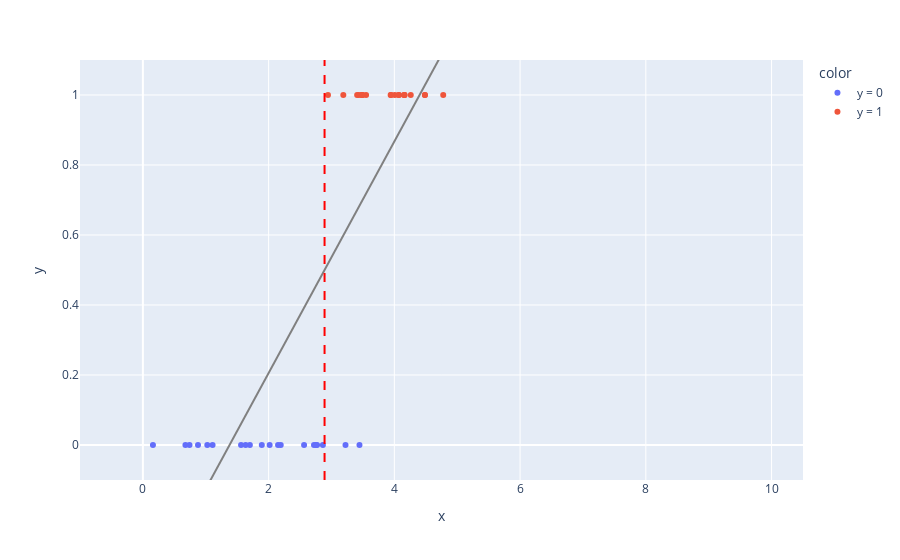

Write notebook code for a chart like this one.
### Markdown cell above
This is obviously not an optimal solution to the problem. Our true y's are
all zeros and ones, but the linear model predicts zero / one
at single, very specific, points and is wrong everywhere else - Particularly
so at the extremes where the classification should be most obvious!

You might argue that we could simply classify those predictions above 0.5 as
 one and the others zero. This can be visualised by adding a decision
 boundary to the above plot:

### Code cell
lin_reg_plot = fit_lm_and_return_plot(eg_df,
                                      show_decision_line=True)
lin_reg_plot.show()

### Figure 1 — Plotly figure (JSON) as saved in the notebook; plotly's stock layout.template omitted (floating-point values rounded to 4 significant figures)
{"data": [{"hovertemplate": "color=y = 0<br>x=%{x}<br>y=%{y}<extra></extra>", "legendgroup": "y = 0", "marker": {"color": "#636efa", "symbol": "circle"}, "mode": "markers", "name": "y = 0", "orientation": "v", "showlegend": true, "type": "scatter", "x": [2.193, 0.1602, 2.771, 2.722, 1.109, 0.7417, 2.863, 1.891, 1.025, 2.016, 2.15, 1.562, 3.223, 2.564, 0.6769, 2.751, 0.8768, 1.702, 1.634, 3.445], "xaxis": "x", "y": [0.0, 0.0, 0.0, 0.0, 0.0, 0.0, 0.0, 0.0, 0.0, 0.0, 0.0, 0.0, 0.0, 0.0, 0.0, 0.0, 0.0, 0.0, 0.0, 0.0], "yaxis": "y"}, {"hovertemplate": "color=y = 1<br>x=%{x}<br>y=%{y}<extra></extra>", "legendgroup": "y = 1", "marker": {"color": "#EF553B", "symbol": "circle"}, "mode": "markers", "name": "y = 1", "orientation": "v", "showlegend": true, "type": "scatter", "x": [4.162, 4.156, 4.075, 3.188, 3.948, 3.941, 4.006, 4.16, 3.481, 3.55, 2.944, 4.261, 3.49, 4.067, 4.777, 3.408, 3.436, 3.493, 4.486, 4.487], "xaxis": "x", "y": [1.0, 1.0, 1.0, 1.0, 1.0, 1.0, 1.0, 1.0, 1.0, 1.0, 1.0, 1.0, 1.0, 1.0, 1.0, 1.0, 1.0, 1.0, 1.0, 1.0], "yaxis": "y"}, {"line": {"color": "gray"}, "mode": "lines", "showlegend": false, "type": "scatter", "x": [0.0, 0.1, 0.2, 0.3, 0.4, 0.5, 0.6, 0.7, 0.8, 0.9, 1.0, 1.1, 1.2, 1.3, 1.4, 1.5, 1.6, 1.7, 1.8, 1.9, 2.0, 2.1, 2.2, 2.3, 2.4, 2.5, 2.6, 2.7, 2.8, 2.9, 3.0, 3.1, 3.2, 3.3, 3.4, 3.5, 3.6, 3.7, 3.8, 3.9, 4.0, 4.1, 4.2, 4.3, 4.4, 4.5, 4.6, 4.7, 4.8, 4.9, 5.0, 5.1, 5.2, 5.3, 5.4, 5.5, 5.6, 5.7, 5.8, 5.9, 6.0, 6.1, 6.2, 6.3, 6.4, 6.5, 6.6, 6.7, 6.8, 6.9, 7.0, 7.1, 7.2, 7.3, 7.4, 7.5, 7.6, 7.7, 7.8, 7.9, 8.0, 8.1, 8.2, 8.3, 8.4, 8.5, 8.6, 8.7, 8.8, 8.9, 9.0, 9.1, 9.2, 9.3, 9.4, 9.5, 9.6, 9.7, 9.8, 9.9], "y": [-0.4561, -0.423, -0.39, -0.3569, -0.3238, -0.2907, -0.2576, -0.2245, -0.1914, -0.1584, -0.1253, -0.09219, -0.05911, -0.02602, 0.007065, 0.04015, 0.07324, 0.1063, 0.1394, 0.1725, 0.2056, 0.2387, 0.2717, 0.3048, 0.3379, 0.371, 0.4041, 0.4372, 0.4703, 0.5033, 0.5364, 0.5695, 0.6026, 0.6357, 0.6688, 0.7019, 0.7349, 0.768, 0.8011, 0.8342, 0.8673, 0.9004, 0.9335, 0.9665, 0.9996, 1.033, 1.066, 1.099, 1.132, 1.165, 1.198, 1.231, 1.264, 1.297, 1.33, 1.364, 1.397, 1.43, 1.463, 1.496, 1.529, 1.562, 1.595, 1.628, 1.661, 1.694, 1.728, 1.761, 1.794, 1.827, 1.86, 1.893, 1.926, 1.959, 1.992, 2.025, 2.058, 2.091, 2.125, 2.158, 2.191, 2.224, 2.257, 2.29, 2.323, 2.356, 2.389, 2.422, 2.455, 2.488, 2.522, 2.555, 2.588, 2.621, 2.654, 2.687, 2.72, 2.753, 2.786, 2.819]}, {"line": {"color": "red", "dash": "dash"}, "mode": "lines", "showlegend": false, "type": "scatter", "x": [2.89, 2.89], "y": [-0.1, 1.1]}], "layout": {"legend": {"title": {"text": "color"}, "tracegroupgap": 0}, "margin": {"t": 60}, "xaxis": {"anchor": "y", "domain": [0.0, 1.0], "range": [-1, 10.5], "title": {"text": "x"}}, "yaxis": {"anchor": "x", "domain": [0.0, 1.0], "range": [-0.1, 1.1], "title": {"text": "y"}}}}
